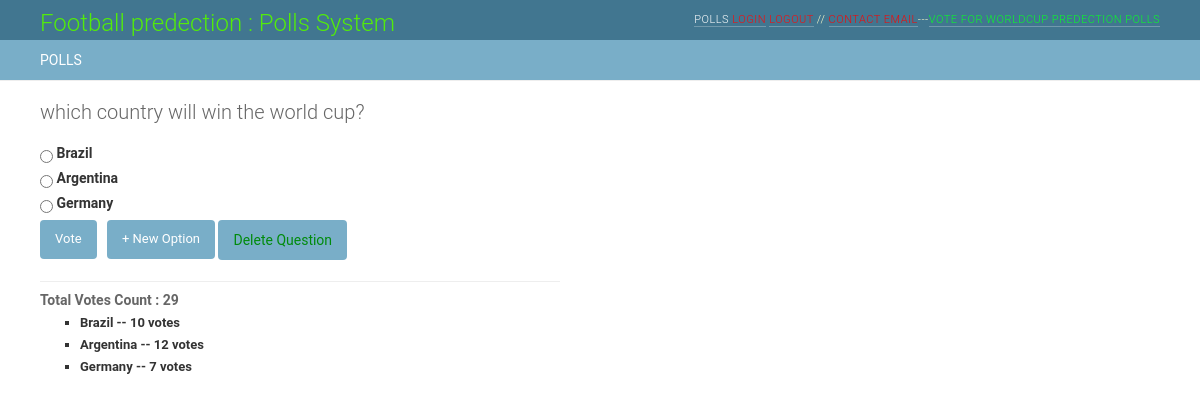
The page /polls/1/ on the database its author committed.
### polls/models.py (models this page shows, shortened)
class Question(models.Model):
    question_text = models.CharField(max_length=200)
    pub_date = models.DateTimeField('date published')
    def was_published_recently(self):
        now = timezone.now()
        return now - datetime.timedelta(days=1) <= self.pub_date <= now
    was_published_recently.admin_order_field = 'pub_date'
    was_published_recently.boolean = True
    was_published_recently.short_description = 'Published recently?'

class Choice(models.Model):
    question = models.ForeignKey(Question, on_delete=models.CASCADE)
    choice_text = models.CharField(max_length=200)
    votes = models.IntegerField(default=0)

### polls/views.py (the view)
# urls.py: url(r'^(?P<question_id>[0-9]+)/$', views.detail, name='detail'),
def detail(request,question_id):
    template_name = 'polls/detail.html'
    question = get_object_or_404(Question, id=question_id)
    choice = Choice.objects.all()
    sum_up = [c.votes for c in choice if c.question_id == int(question_id)]
    return render(request, template_name, {'question': question, 'question_total_votes': sum(sum_up)})

### polls/Templates/polls/detail.html (shortened to what this page needs)
{% extends "polls/base.html" %}
{% block content %}
<h1>{{ question.question_text }}</h1>
<form action="{% url 'polls:vote' question.id %}" method="post">
{% for choice in question.choice_set.all %}
    <input type="radio" name="choice" id="choice{{ forloop.counter }}" value="{{ choice.id }}" />
    <label for="choice{{ forloop.counter }}">{{ choice.choice_text }}</label><br />
{% endfor %}
<input type="submit" value="Vote" title="Vote for Listed Options"/>&nbsp;&nbsp;
<input type="button" name="add_choice" value="+ New Option" onclick="location.href='{% url 'polls:add_choice' question.id %}'" title="Add New Option for Question Choosen!"/>
<input type="button" class="btn btn-danger" style="color:rgb(0, 139, 12);" name="delete_question" value="Delete Question" onclick="location.href='{% url 'polls:delete_question' question.id %}'" title="Delete POLL Question!"/>
</form>
    <br />
<hr style="color:#ee0a28;">
<section>
<h3>Total Votes Count : {{ question_total_votes }}</h3>
<ul>
{% for choice in question.choice_set.all %}
    {% if choice.votes >= 2 %}
    <li><b>{{ choice.choice_text }} -- {{ choice.votes }} vote{{ choice.votes|pluralize }}</b></li>
    {% else %}
    <li>{{ choice.choice_text }} -- {{ choice.votes }} vote{{ choice.votes|pluralize }}</li>
    {% endif %}
{% endfor %}
</ul>
</section>
{% endblock %}

### static/css/base.css (style rules this page uses)
body { margin: 0; padding: 0; font-size: 14px; font-family: "Roboto","Lucida Grande","DejaVu Sans","Bitstream Vera Sans",Verdana,Arial,sans-serif; color: #333; background: #fff; }
p, ol, ul, dl { margin: .2em 0 .8em 0; }
h1,h2,h3,h4,h5 { font-weight: bold; }
h1 { margin: 0 0 20px; font-weight: 300; font-size: 20px; color: #666; }
h3 { font-size: 14px; margin: .8em 0 .3em 0; color: #666; font-weight: bold; }
ul li { list-style-type: square; padding: 1px 0; }
li, dt, dd { font-size: 13px; line-height: 20px; }
form { margin: 0; padding: 0; }
hr { clear: both; color: #eee; background-color: #eee; height: 1px; border: none; margin: 0; padding: 0; font-size: 1px; line-height: 1px; }
input, textarea, select, .form-row p, form .button { margin: 2px 0; padding: 2px 3px; vertical-align: middle; font-family: "Roboto", "Lucida Grande", Verdana, Arial, sans-serif; font-weight: normal; font-size: 13px; }
.button, input[type=submit], input[type=button], .submit-row input, a.button { background: #79aec8; padding: 10px 15px; border: none; border-radius: 4px; color: #fff; cursor: pointer; }

### rows shown on the page
Question: question_text "which country will win the world cup?", add_choice "+ New Option", delete_question "Delete Question"
Choice: choice_text "Brazil", votes "10"
Choice: choice_text "Argentina", votes "12"
Choice: choice_text "Germany", votes "7"

### other values the page prints
{{ question_total_votes }} "29"
